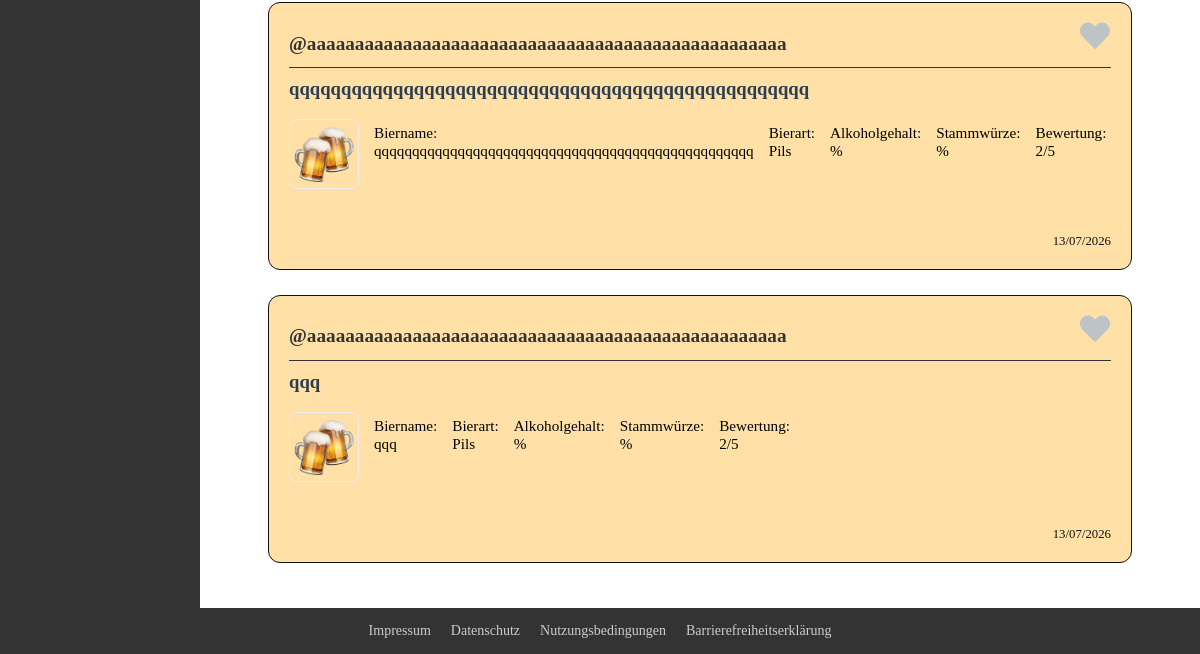
Before: / (lower part) with the older database file.
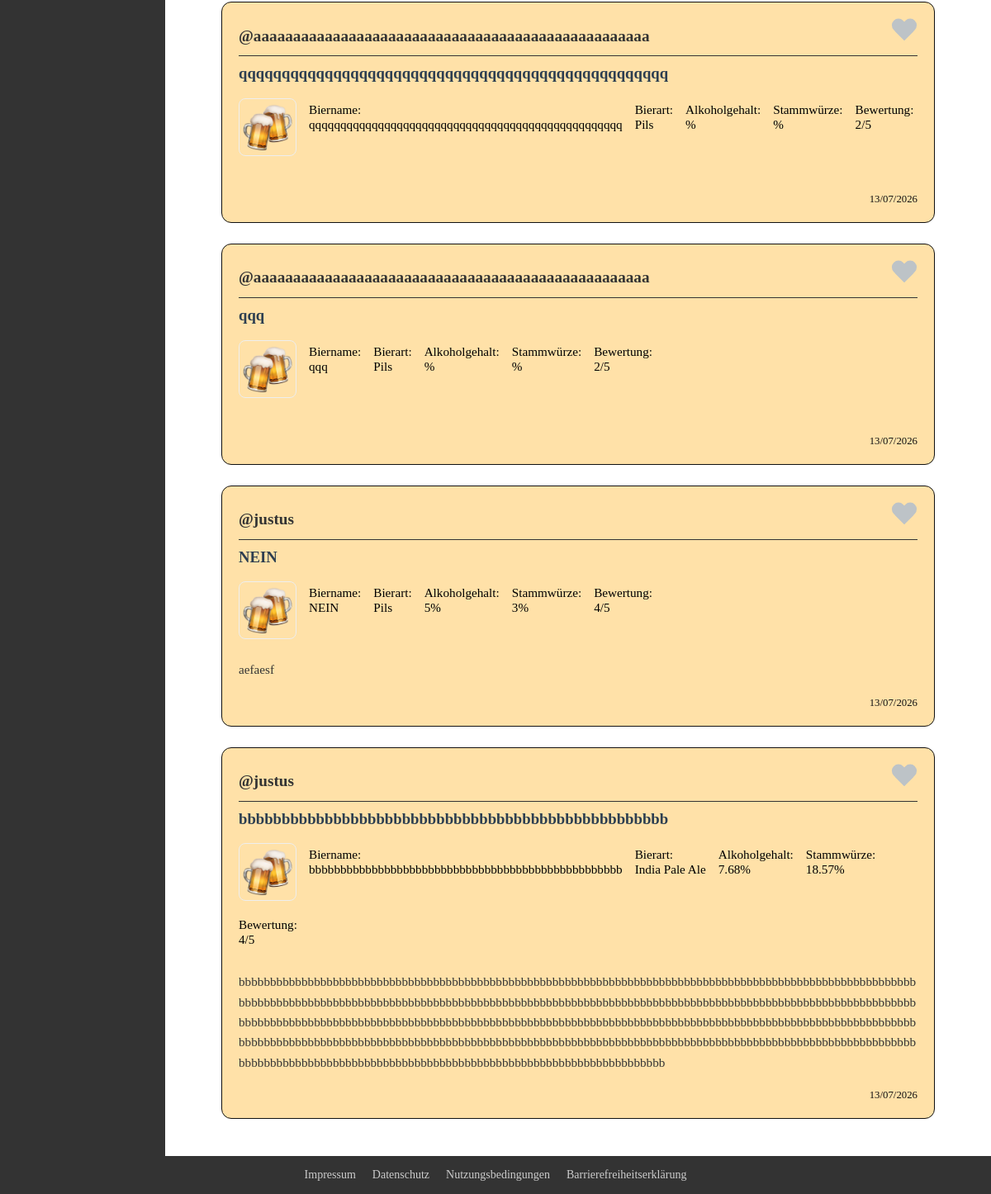
After: the same page with the newer database file.
### tables this page shows
CREATE TABLE review (
                review_id        INTEGER PRIMARY KEY AUTOINCREMENT,
                user_id          INT NOT NULL,
                date             DATETIME DEFAULT CURRENT_TIMESTAMP,
                beer_type        VARCHAR(50),
                rating           INT CHECK (rating BETWEEN 1 AND 5),
                content          TEXT,
                picture          VARCHAR(255),
                alcohol_content  DECIMAL(4,2),
                original_gravity DECIMAL(4,2),
                beer_name        VARCHAR(50) NOT NULL,
                FOREIGN KEY (user_id) REFERENCES user(user_id)
                    ON DELETE CASCADE ON UPDATE CASCADE
            );

CREATE TABLE user (
                user_id         INTEGER PRIMARY KEY AUTOINCREMENT,
                nickname        VARCHAR(50),
                profile_picture VARCHAR(255),
                password        VARCHAR(255) NOT NULL,
                email           VARCHAR(50) NOT NULL,
                token           TEXT,
                is_active       INTEGER DEFAULT 0
            );

### index.php (called while the page is built, shortened)
<?php
require_once $abs_path . "/php/view/index.php";
?>

### php/model/ReviewManagementPDOSQLite.php (called while the page is built, shortened)
<?php
require_once 'Review.php';
class ReviewManagementPDOSQLite implements ReviewManagementDAO
{
    public function findAll()
    {
        try {
            $db = getConnection();
            $sql = "SELECT * FROM review ORDER BY date DESC";
            $command = $db->prepare($sql);
            $command->execute();
            return $this->fetchAllAsReviews($command);
        } catch (PDOException $e) {
            throw new InternalErrorException();
        }
    }
    private function rowToReview($row)
    {
        $review = new Review(
            $row->review_id,
            $row->beer_name,
            $row->beer_type,
            $row->alcohol_content,
            $row->rating,
            $row->user_id,
            $row->date
        );
        $review->setOriginalExtract($row->original_gravity);
        $review->setContent($row->content);
        $review->setPicture($row->picture);
        return $review;
    }
    private function fetchAllAsReviews($statement)
    {
        $reviews = [];
        while ($row = $statement->fetchObject()) {
            $reviews[] = $this->rowToReview($row);
        }
        return $reviews;
    }
}

### php/controller/ReviewController.php (called while the page is built, shortened)
<?php
require_once $abs_path . '/php/model/Review.php';
class ReviewController
{
  public function loadReviews() {
    try {
      $instance = ReviewManagement::getInstance();
      return $instance->findAll();
    } catch (InternalErrorException $e) {
      $this->handleInternalErrorException();
    }
  }
}

### php/reviews-load.php (called while the page is built, shortened)
<?php
require_once $abs_path . "/php/controller/ReviewController.php";
$controller = new ReviewController();
$reviews = $controller->loadReviews();
?>

### php/model/Review.php (called while the page is built, shortened)
<?php
class Review
{
  private $beerName;
  private $beerType;
  private $originalExtract;
  private $alcoholContent;
  private $rating;
  private $content;
  private $picture;
  private $authorId;
  private $createdAt;
  public function __construct($id, $beerName, $beerType, $alcoholContent, $rating, $authorId, $createdAt)
  {
    $this->beerName = $beerName;
    $this->beerType = $beerType;
    $this->alcoholContent = $alcoholContent;
    $this->rating = $rating;
    $this->authorId = $authorId;
    $this->createdAt = $createdAt;
  }
  public function setOriginalExtract($originalExtract)
  {
    $this->originalExtract = $originalExtract;
  }
  public function setContent($content)
  {
    $this->content = $content;
  }
  public function setPicture($picture)
  {
    $this->picture = $picture;
  }
  public function getBeerName()
  {
    return $this->beerName;
  }
  public function getBeerType()
  {
    return $this->beerType;
  }
  public function getOriginalExtract()
  {
    return $this->originalExtract;
  }
  public function getAlcoholContent()
  {
    return $this->alcoholContent;
  }
  public function getRating()
  {
    return $this->rating;
  }
  public function getContent()
  {
    return $this->content;
  }
  public function getPicture()
  {
    return $this->picture;
  }
  public function getAuthorId()
  {
    return $this->authorId;
  }
  public function getCreatedAt()
  {
    return $this->createdAt;
  }
}

### php/model/UserManagementPDOSQLite.php (called while the page is built, shortened)
<?php
require_once 'User.php';
class UserManagementPDOSQLite implements UserManagementDAO{
    public function findUser($id){
        try{
            $db = getConnection();
            $sql = "SELECT * FROM user WHERE user_id = ?";
            $command = $db->prepare($sql);
            if(!$command->execute(array($id))){
                throw new InternalErrorException();
            }
            $userData = $command->fetchObject();
            if(empty($userData)){
                throw new UserNotFoundException();
            }else{
                return new User($id, $userData->email, $userData->password, $userData->nickname, $userData->profile_picture);
            }
        }catch(PDOException $exc){
            throw new InternalErrorException();
        }
    }
}
?>

### php/model/User.php (called while the page is built, shortened)
<?php
    class User{
        private ?string $nickname;
        public function __construct(int $id, string $email, string $password, string $nickname=null, string $profile_picture=null){
            $this->nickname = $nickname;
        }
        public function getNickname(): ?string{
            return $this->nickname;
        }
    }
?>

### php/view/show-review.php (the view, shortened to what this page needs)
<?php
require_once $abs_path . "/php/is-favourite.php";
require_once $abs_path . "/php/model/User.php";
$userManagement = UserManagement::getInstance();
if (!isset($is_own_profile)) {
  $is_own_profile = FALSE;
}
if (empty($reviews)): ?>
  <p style="text-align:center;">
    Noch keine Reviews vorhanden.
    <?php if ($is_own_profile): ?>
      <a href="<?php echo ROOT; ?>php/view/create-review.php">Jetzt erstes Review erstellen!</a>
    <?php endif; ?>
  </p>
<?php else: ?>
  <?php foreach ($reviews as $review):
    $id = $review->getId();
  ?>
    <article class="post">
      <header class="post-header">
        <span class="username">
          <?php try {
            $user = $userManagement->findUser($review->getAuthorId());
            $nickname = htmlspecialchars($user->getNickname());
            $authorId = urlencode($review->getAuthorId());
            echo "<a href='" . ROOT . "php/view/profile.php?id={$authorId}'>@{$nickname}</a>";
          } catch (UserNotFoundException $e) {
            echo "Username not found";
          } ?>
        </span>
        <div class="post-actions">
          <?php if ($is_own_profile): ?>
            <a class="button-secondary"
               href="<?php echo ROOT; ?>php/view/edit-review.php?id=<?php echo $id; ?>">Bearbeiten</a>
          <?php else: ?>
            <div class="favourite">
              <form action="<?php echo ROOT; ?>php/add-favourite.php" method="POST">
                <label for="favourite_<?php echo $id; ?>" class="favourite-label">
                  <span class="favourite-icon" aria-hidden="true"></span>
                </label>
              </form>
            </div>
          <?php endif; ?>
        </div>
      </header>
      <h3><?php echo htmlspecialchars($review->getBeerName()); ?></h3>
      <div class="facts">
        <img src="<?php echo ROOT; ?>img/<?php echo htmlspecialchars($review->getPicture()); ?>"
             alt="Foto von <?php echo htmlspecialchars($review->getBeerName()); ?>" width="70">
        <p>Biername:<br> <?php echo htmlspecialchars($review->getBeerName()); ?></p>
        <p>Bierart:<br> <?php echo htmlspecialchars($review->getBeerType()); ?></p>
        <p>Alkoholgehalt:<br> <?php echo htmlspecialchars($review->getAlcoholContent()); ?>%</p>
        <p>Stammwürze:<br> <?php echo htmlspecialchars($review->getOriginalExtract()); ?>%</p>
        <p>Bewertung:<br> <?php echo htmlspecialchars($review->getRating()); ?>/5</p>
      </div>
      <div class="content">
        <p><?php echo htmlspecialchars($review->getContent()); ?></p>
      </div>
      <time><?php echo htmlspecialchars($review->getCreatedAt()); ?></time>
    </article>
  <?php endforeach; ?>
<?php endif; ?>

### php/include/header.php (shortened to what this page needs)
<!DOCTYPE html>
<html lang="de">
<head>
  <link rel="stylesheet" href="<?php echo ROOT; ?>css/style.css">
  <link rel="stylesheet" href="<?php echo ROOT; ?>css/components.css">
</head>
<body>

### php/view/index.php (shortened to what this page needs)
<?php
include_once $abs_path . '/php/include/header.php';
require_once $abs_path . "/php/reviews-load.php";
?>
<div class="layout">
  <?php include_once $abs_path.'/php/include/sidebar.php'; ?>
  <main>
    <?php include_once $abs_path.'/php/view/show-review.php'; ?>
  </main>
</div>
<?php include_once $abs_path.'/php/include/footer.php'; ?>
</body>
</html>

### php/include/sidebar.php (shortened to what this page needs)
<nav class="navbar-vertical" id="sidebar-nav" aria-label="Seitennavigation">
</nav>

### php/include/footer.php (shortened to what this page needs)
<footer class="footer">
  <nav class="footer-content" aria-label="Rechtliche Links">
    <a href="<?php echo ROOT; ?>php/view/imprint.php">Impressum</a>
    <a href="<?php echo ROOT; ?>php/view/data-protection.php">Datenschutz</a>
    <a href="<?php echo ROOT; ?>php/view/terms-of-use.php">Nutzungsbedingungen</a>
    <a href="<?php echo ROOT; ?>php/view/accessibility.php">Barrierefreiheitserklärung</a>
  </nav>
</footer>
</body>
</html>

### css/style.css (style rules this page uses)
*, *::before, *::after { box-sizing: border-box; }
html { scroll-behavior: smooth; }
html, body { height: 100%; margin: 0; padding: 0; }
body { display: flex; flex-direction: column; min-height: 100vh; }
main { flex: 1; padding: 20px; }
.layout { display: flex; flex: 1; flex-direction: column; }
@media (min-width: 768px) { .layout { flex-direction: row; } }
.navbar-vertical { background-color: #444; width: 100%; overflow: hidden; transition: 0.3s; display: none; }
@media (min-width: 768px) { .navbar-vertical { width: 200px; min-width: 200px; display: flex; flex-direction: column; min-height: calc(100vh - 60px); } }
.footer { background-color: #333; color: white; padding: 15px 20px; margin-top: auto; font-size: 14px; }
.footer-content { display: flex; justify-content: center; gap: 20px; flex-wrap: wrap; max-width: 1200px; margin: 0 auto; padding: 0 15px; }
.footer a { color: #ccc; text-decoration: none; transition: color 0.2s; }

### css/components.css (style rules this page uses)
.navbar-vertical { position: fixed; top: 55px; left: -200px; height: calc(100vh - 60px); width: 200px; z-index: 100; background-color: #333; transition: left 0.3s ease; display: block; }
@media (min-width: 768px) { .navbar-vertical { position: static; width: 200px; height: auto; min-height: calc(100vh - 60px); display: block; } }
.post { background: #FFE1A8; border: 1px solid #111; border-radius: 12px; padding: 15px; width: 90%; max-width: 1000px; margin: 0 auto 25px auto; transition: transform 0.2s ease, box-shadow 0.2s ease; overflow-wrap: anywhere; word-break: break-all; }
@media (min-width: 600px) { .post { padding: 20px; } }
.post-header { display: flex; justify-content: space-between; align-items: center; margin-bottom: 10px; border-bottom: 1px solid #333; padding-bottom: 8px; }
.post h3 { margin-top: 0; color: #2c3e50; display: inline-block; overflow-wrap: anywhere; }
.post .facts { display: flex; flex-direction: row; flex-wrap: wrap; gap: 15px; padding-bottom: 10px; overflow-x: visible; }
.post .content { display: flex; line-height: 1.6; text-align: left; color: #333; margin-top: 10px; overflow-wrap: anywhere; }
.post img { border-radius: 8px; object-fit: cover; border: 1px solid #eee; flex-shrink: 0; }
.post p { margin: 5px 0; font-size: 0.95rem; }
.post time { display: block; margin-top: 15px; font-size: 0.8rem; color: #111; text-align: right; }
.post-actions { display: flex; align-items: center; gap: 15px; }
.post .favourite { position: relative; display: inline-flex; align-items: center; z-index: 10; }
.favourite-label { display: inline-block; cursor: pointer; width: 32px; height: 32px; }
.favourite-icon { position: relative; display: block; width: 100%; height: 100%; }
.favourite-icon::before, .favourite-icon::after { content: ''; position: absolute; top: 0; width: 16px; height: 26px; background-color: #bdc3c7; border-radius: 16px 16px 0 0; transition: background-color 0.3s ease; }
.favourite-icon::before { left: 16px; transform: rotate(-45deg); transform-origin: 0 100%; }
.favourite-icon::after { left: 0; transform: rotate(45deg); transform-origin: 100% 100%; }
.username { font-weight: bold; color: #004a99; font-size: 1.2rem; margin-top: 5px; overflow-wrap: anywhere; }
.username a { color: #333; text-decoration: none; font-weight: 600; padding-bottom: 2px; border-bottom: 2px solid transparent; }

Changed rows visible on the page:
added review: user.nickname "justus", beer_name "NEIN", picture (picture), beer_type "Pils", alcohol_content "5", original_gravity "3", rating "4", content "aefaesf", date "13/07/2026"
added review: user.nickname "justus", beer_name "bbbbbbbbbbbbbbbbbbbbbbbbbbbbbbbbbbbbbbbbbbbbbbbbbb", picture (picture), beer_type "India Pale Ale", alcohol_content "7.68", original_gravity "18.57", rating "4", content "bbbbbbbbbbbbbbbbbbbbbbbbbbbbbbbbbbbbbbbbbbbbbbbbbbbbbbbbbbbbbbbbbbbbbbbbbbbbbbbbbbbbbbbbbbbbbbbbbbbbbbbbbbbbbbbbbbbbbbbbbbbbbbbbbbbbbbbbbbbbbbbbbbbbbbbbbbbbbbbbbbbbbbbbbbbbbbbbbbbbbbbbbbbbbbbbbbbbbbbbbbbbbbbbbbbbbbbbbbbbbbbbbbbbbbbbbbbbbbbbbbbbbbbbbbbbbbbbbbbbbbbbbbbbbbbbbbbbbbbbbbbbbbbbbbbbbbbbbbbbbbbbbbbbbbbbbbbbbbbbbbbbbbbbbbbbbbbbbbbbbbbbbbbbbbbbbbbbbbbbbbbbbbbbbbbbbbbbbbbbbbbbbbbbbbbbbbbbbbbbbbbbbbbbbbbbbbbbbbbbbbbbbbbbbbbbbbbbbbbbbbbbbbbbbbbbbbbbbbbbbbbbbbbbbbbbbbbbbbbbbbbbbbbbbbbbbbbbbbbb", date "13/07/2026"
